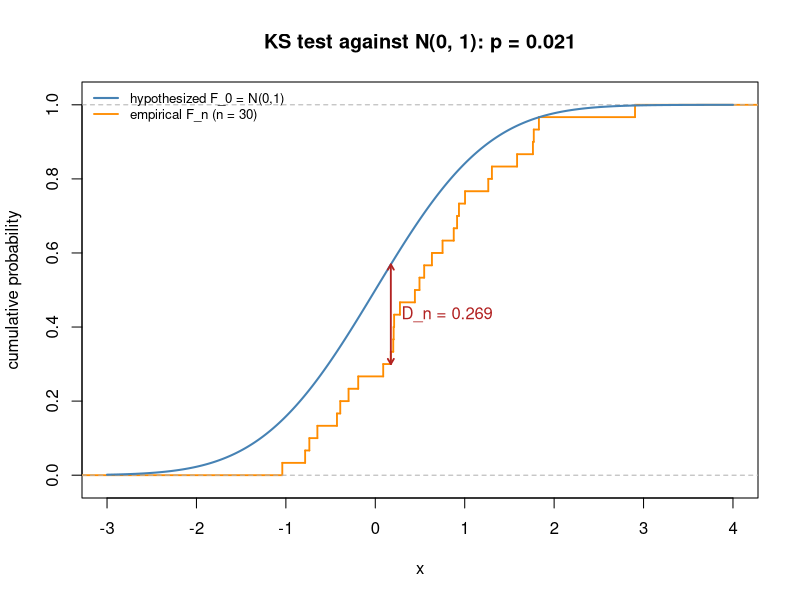

Here is the R script that generated this plot:
# Empirical distribution function of a sample versus a hypothesized normal CDF, with the KS statistic marked.
set.seed(0)
x <- sort(rnorm(30, mean = 0.5, sd = 1))   # true distribution N(0.5, 1)
n <- length(x)
f0 <- pnorm(x)                             # hypothesized F0 = N(0, 1)

# KS statistic: largest gap just after or just before a jump of F_n
upper <- (1:n) / n - f0
lower <- f0 - (0:(n - 1)) / n
iu <- which.max(upper)
il <- which.max(lower)
if (upper[iu] >= lower[il]) {
  xk <- x[iu]; y_emp <- iu / n; y_0 <- f0[iu]
} else {
  xk <- x[il]; y_emp <- (il - 1) / n; y_0 <- f0[il]
}
d <- abs(y_emp - y_0)
test <- ks.test(x, "pnorm")   # the same D_n, with its p-value

grid <- seq(-3, 4, length.out = 400)
plot(ecdf(x), do.points = FALSE, verticals = TRUE, col = "darkorange", lwd = 1.8,
     xlim = c(-3, 4), ylim = c(-0.02, 1.02), xlab = "x", ylab = "cumulative probability",
     main = sprintf("KS test against N(0, 1): p = %.3f", test$p.value))
lines(grid, pnorm(grid), col = "steelblue", lwd = 2)
arrows(xk, y_0, xk, y_emp, code = 3, length = 0.06, col = "firebrick", lwd = 1.8)
text(xk + 0.12, (y_emp + y_0) / 2, sprintf("D_n = %.3f", d), adj = 0, col = "firebrick")
legend("topleft", bty = "n", cex = 0.8,
       legend = c("hypothesized F_0 = N(0,1)", "empirical F_n (n = 30)"),
       col = c("steelblue", "darkorange"), lwd = c(2, 1.8))
